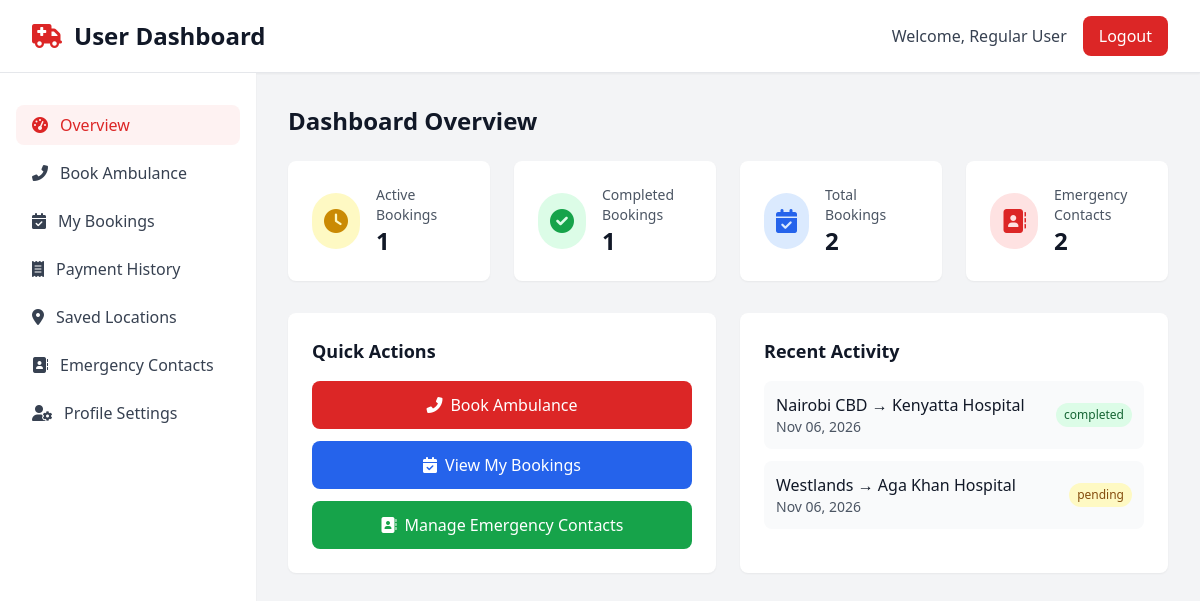
The page /user/dashboard.php (signed in) on the database its author committed.
### tables this page shows
CREATE TABLE IF NOT EXISTS bookings (
    id INT AUTO_INCREMENT PRIMARY KEY,
    user_id INT NOT NULL,
    ambulance_id INT,
    pickup_location VARCHAR(255) NOT NULL,
    destination VARCHAR(255) NOT NULL,
    booking_type ENUM('emergency', 'non-emergency') NOT NULL,
    status ENUM('pending', 'accepted', 'in_progress', 'completed', 'cancelled') DEFAULT 'pending',
    amount DECIMAL(10,2) DEFAULT 0.00,
    created_at TIMESTAMP DEFAULT CURRENT_TIMESTAMP,
    FOREIGN KEY (user_id) REFERENCES users(id) ON DELETE CASCADE,
    FOREIGN KEY (ambulance_id) REFERENCES ambulances(id) ON DELETE SET NULL
);

### user/dashboard.php (the view, shortened to what this page needs)
<?php
include '../config.php';
$user_id = $_SESSION['user_id'];
$active_bookings = $conn->query("SELECT COUNT(*) as count FROM bookings WHERE user_id = $user_id AND status IN ('pending', 'accepted', 'in_progress')");
$completed_bookings = $conn->query("SELECT COUNT(*) as count FROM bookings WHERE user_id = $user_id AND status = 'completed'");
$total_bookings = $conn->query("SELECT COUNT(*) as count FROM bookings WHERE user_id = $user_id");
$emergency_contacts_count = $conn->query("SELECT COUNT(*) as count FROM emergency_contacts WHERE user_id = $user_id");
include '../includes/header.php';
include '../includes/sidebar.php';
?>
        <main class="flex-1 p-8">
            <section class="mb-8">
                <h2 class="text-2xl font-bold text-gray-900 mb-6">Dashboard Overview</h2>
                <div class="grid grid-cols-1 md:grid-cols-2 lg:grid-cols-4 gap-6 mb-8">
                    <div class="bg-white rounded-lg shadow-sm p-6">
                        <div class="flex items-center">
                            <div class="p-3 rounded-full bg-yellow-100 text-yellow-600">
                                <i class="fas fa-clock text-2xl"></i>
                            </div>
                            <div class="ml-4">
                                <p class="text-sm font-medium text-gray-600">Active Bookings</p>
                                <p class="text-2xl font-semibold text-gray-900"><?php echo $active_bookings->fetch_assoc()['count']; ?></p>
                            </div>
                        </div>
                    </div>
                    <div class="bg-white rounded-lg shadow-sm p-6">
                        <div class="flex items-center">
                            <div class="p-3 rounded-full bg-green-100 text-green-600">
                                <i class="fas fa-check-circle text-2xl"></i>
                            </div>
                            <div class="ml-4">
                                <p class="text-sm font-medium text-gray-600">Completed Bookings</p>
                                <p class="text-2xl font-semibold text-gray-900"><?php echo $completed_bookings->fetch_assoc()['count']; ?></p>
                            </div>
                        </div>
                    </div>
                <div class="bg-white rounded-lg shadow-sm p-6">
                        <div class="flex items-center">
                            <div class="p-3 rounded-full bg-blue-100 text-blue-600">
                                <i class="fas fa-calendar-check text-2xl"></i>
                            </div>
                            <div class="ml-4">
                                <p class="text-sm font-medium text-gray-600">Total Bookings</p>
                                <p class="text-2xl font-semibold text-gray-900"><?php echo $total_bookings->fetch_assoc()['count']; ?></p>
                            </div>
                        </div>
                    </div>
                    <div class="bg-white rounded-lg shadow-sm p-6">
                        <div class="flex items-center">
                            <div class="p-3 rounded-full bg-red-100 text-red-600">
                                <i class="fas fa-address-book text-2xl"></i>
                            </div>
                            <div class="ml-4">
                                <p class="text-sm font-medium text-gray-600">Emergency Contacts</p>
                                <p class="text-2xl font-semibold text-gray-900"><?php echo $emergency_contacts_count->fetch_assoc()['count']; ?></p>
                            </div>
                        </div>
                    </div>
                </div>
                <div class="grid grid-cols-1 md:grid-cols-2 gap-6">
                    <div class="bg-white rounded-lg shadow-sm p-6">
                        <h3 class="text-lg font-semibold text-gray-900 mb-4">Quick Actions</h3>
                        <div class="space-y-3">
                            <a href="book-ambulance.php" class="block w-full bg-red-600 text-white px-4 py-3 rounded-lg hover:bg-red-700 text-center">
                                <i class="fas fa-phone-alt mr-2"></i>Book Ambulance
                            </a>
                            <a href="my-bookings.php" class="block w-full bg-blue-600 text-white px-4 py-3 rounded-lg hover:bg-blue-700 text-center">
                                <i class="fas fa-calendar-check mr-2"></i>View My Bookings
                            </a>
                            <a href="emergency-contacts.php" class="block w-full bg-green-600 text-white px-4 py-3 rounded-lg hover:bg-green-700 text-center">
                                <i class="fas fa-address-book mr-2"></i>Manage Emergency Contacts
                            </a>
                        </div>
                    </div>
                <div class="bg-white rounded-lg shadow-sm p-6">
                        <h3 class="text-lg font-semibold text-gray-900 mb-4">Recent Activity</h3>
                        <div class="space-y-3">
                            <?php
                            $recent_bookings = $conn->query("SELECT * FROM bookings WHERE user_id = $user_id ORDER BY created_at DESC LIMIT 3");
                            if ($recent_bookings->num_rows > 0):
                                while ($booking = $recent_bookings->fetch_assoc()):
                            ?>
                            <div class="flex items-center justify-between p-3 bg-gray-50 rounded-lg">
                                <div>
                                    <p class="font-medium text-gray-900"><?php echo htmlspecialchars($booking['pickup_location']); ?> → <?php echo htmlspecialchars($booking['destination']); ?></p>
                                    <p class="text-sm text-gray-600"><?php echo date('M d, Y', strtotime($booking['created_at'])); ?></p>
                                </div>
                                        <span class="px-2 py-1 text-xs font-medium rounded-full
                                            <?php
                                            switch($booking['status']) {
                                                case 'pending': echo 'bg-yellow-100 text-yellow-800'; break;
                                                case 'completed': echo 'bg-green-100 text-green-800'; break;
                                            }
                                            ?>">
                                            <?php echo htmlspecialchars($booking['status']); ?>
                                        </span>
                            </div>
                            <?php
                                endwhile;
                            else:
                            ?>
                            <p class="text-gray-500 text-center py-4">No recent bookings</p>
                            <?php endif; ?>
                        </div>
                    </div>
                </div>
            </section>
        </main>
<?php include '../includes/footer.php'; ?>

### rows shown on the page
bookings: pickup_location "Nairobi CBD", destination "Kenyatta Hospital", created_at "Nov 06, 2026", status "completed"
bookings: pickup_location "Westlands", destination "Aga Khan Hospital", created_at "Nov 06, 2026", status "pending"

### other values the page prints
$dashboard_type "User"
$_SESSION['fullname'] "Regular User"
$active_bookings->fetch_assoc()['count'] "1"
$completed_bookings->fetch_assoc()['count'] "1"
$total_bookings->fetch_assoc()['count'] "2"
$emergency_contacts_count->fetch_assoc()['count'] "2"
